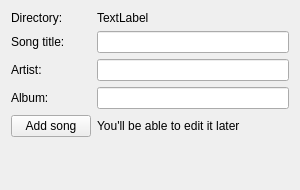
<?xml version="1.0" encoding="UTF-8"?>
<ui version="4.0">
 <class>Form</class>
 <widget class="QWidget" name="Form">
  <property name="geometry">
   <rect>
    <x>0</x>
    <y>0</y>
    <width>300</width>
    <height>190</height>
   </rect>
  </property>
  <property name="maximumSize">
   <size>
    <width>300</width>
    <height>220</height>
   </size>
  </property>
  <property name="windowTitle">
   <string>Form</string>
  </property>
  <layout class="QFormLayout" name="formLayout">
   <item row="0" column="0">
    <widget class="QLabel" name="directoryLabel">
     <property name="text">
      <string>Directory:</string>
     </property>
    </widget>
   </item>
   <item row="0" column="1">
    <widget class="QLabel" name="songDirectoryLabel">
     <property name="maximumSize">
      <size>
       <width>16777215</width>
       <height>30</height>
      </size>
     </property>
     <property name="text">
      <string>TextLabel</string>
     </property>
    </widget>
   </item>
   <item row="1" column="0">
    <widget class="QLabel" name="titleLabel">
     <property name="text">
      <string>Song title:</string>
     </property>
    </widget>
   </item>
   <item row="1" column="1">
    <widget class="QLineEdit" name="titleLine"/>
   </item>
   <item row="2" column="0">
    <widget class="QLabel" name="artistLabel">
     <property name="text">
      <string>Artist:</string>
     </property>
    </widget>
   </item>
   <item row="2" column="1">
    <widget class="QLineEdit" name="artistLine"/>
   </item>
   <item row="3" column="0">
    <widget class="QLabel" name="albumLabel">
     <property name="text">
      <string>Album:</string>
     </property>
    </widget>
   </item>
   <item row="3" column="1">
    <widget class="QLineEdit" name="albumLine"/>
   </item>
   <item row="4" column="0">
    <widget class="QPushButton" name="addButton">
     <property name="text">
      <string>Add song</string>
     </property>
    </widget>
   </item>
   <item row="4" column="1">
    <widget class="QLabel" name="label">
     <property name="text">
      <string>You'll be able to edit it later</string>
     </property>
    </widget>
   </item>
  </layout>
 </widget>
 <resources/>
 <connections/>
</ui>
